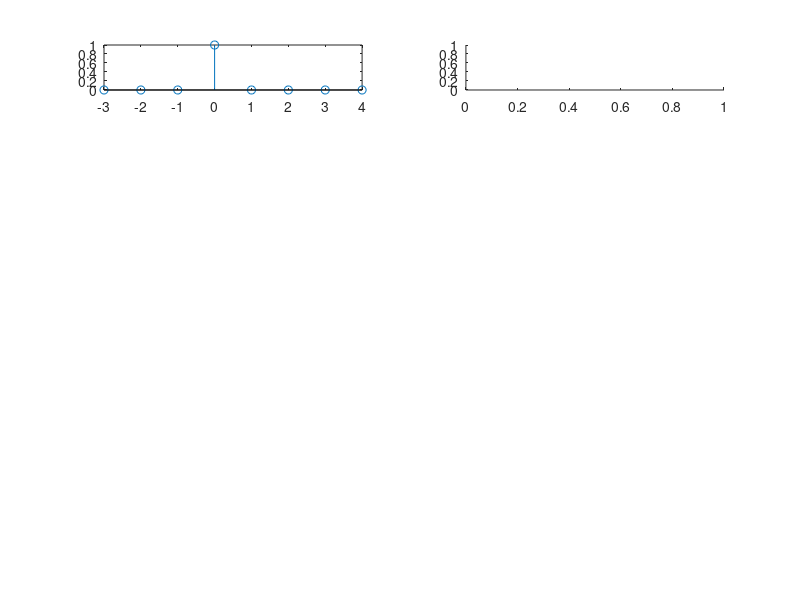

Reproduce this figure in MATLAB. (Note: this script raises an error after producing the figure.)
clc;
close all;
subplot(6,2,1);
n1=-3;
n2=4;
n0=0;
n=[n1:n2];
x=[(n-n0)==0]
stem(n,x)
subplot(6,2,2);
n1 = -4;
n2 = 5;
n0 = 0;
[y, n] = stepseq(n0, n1, n2);
function [y, n] = stepseq(n0, n1, n2)
    if ((n0 < n1) || (n0 > n2) || (n1 > n2))
        error('Arguments must satisfy n1 <= n0 <= n2');
    end
    
    n = n1:n2;
    y = (n - n0) >= 0;
    
    stem(n, y);
    xlabel('n');
    ylabel('amplitude');
    title('unit step');
  
fs = 10000;
t = 0:1/fs:1.5;
x = sawtooth(2*pi*50*t);
subplot(6,2,3);
plot(t,x), axis([0 0.2 -1 1]);
xlabel('t'),ylabel('x(t)')
title('sawtooth signal');
N=2; fs = 500;n = 0:1/fs:2;
x = sawtooth(2*pi*50*n);
subplot(6,2,4);
stem(n,x), axis([0 0.2 -1 1]);
xlabel('n'),ylabel('x(n)')
title('sawtooth sequence')


fs = 10000;t = -1:1/fs:1;
x1 = tripuls(t,20e-3); 
x2 = rectpuls(t,20e-3);
subplot(6,2,5),plot(t,x1), axis([-0.1 0.1 -0.2 1.2])
xlabel('Time (sec)');
ylabel('Amplitude');
title('Triangular Aperiodic Pulse')
subplot(6,2,6),plot(t,x2), axis([-0.1 0.1 -0.2 1.2])
xlabel('Time (sec)');
ylabel('Amplitude'); 
title('Rectangular Aperiodic Pulse')
set(gcf,'Color',[1 1 1]),

n=9;
t=0:n;
subplot(6,2,7)
plot(t);
xlabel('t');
ylabel('amplitude');
title ('ramp')
subplot(6,2,8)
stem(t);
xlabel('t');
ylabel('amplitude');
title ('ramp-discrete')

x = linspace(-5,5);
y = sinc(x);
subplot(6,2,9);plot(x,y)
xlabel('time');
ylabel('amplitude');
title('sinc function');
subplot(6,2,10);stem(x,y);
xlabel('time');
ylabel('amplitude');
title('sinc discrete');


end